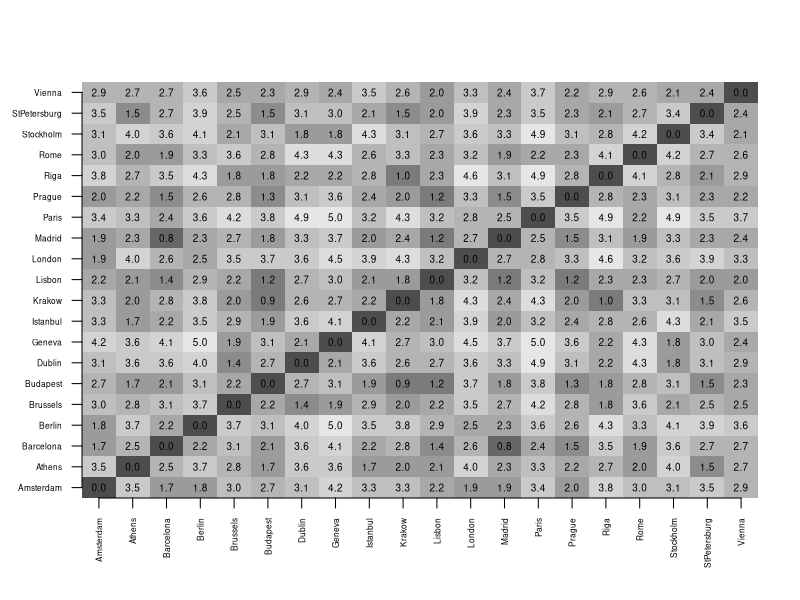
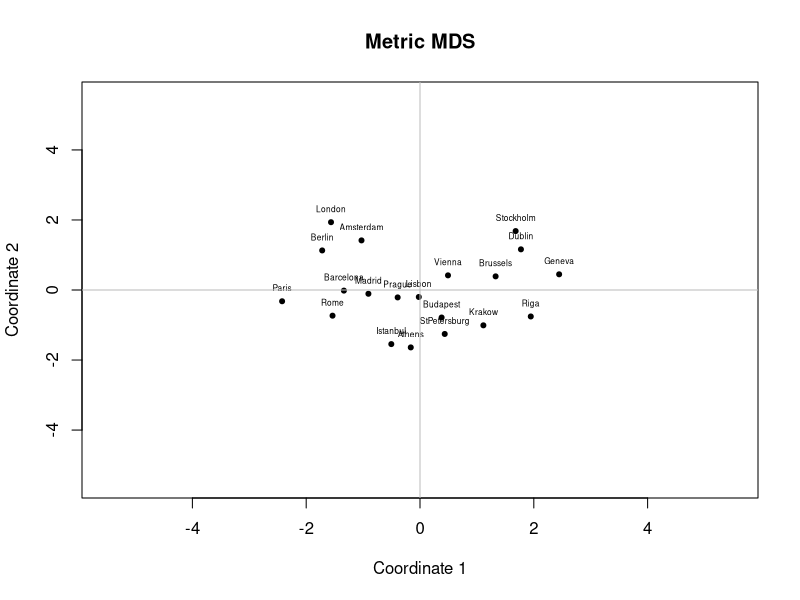
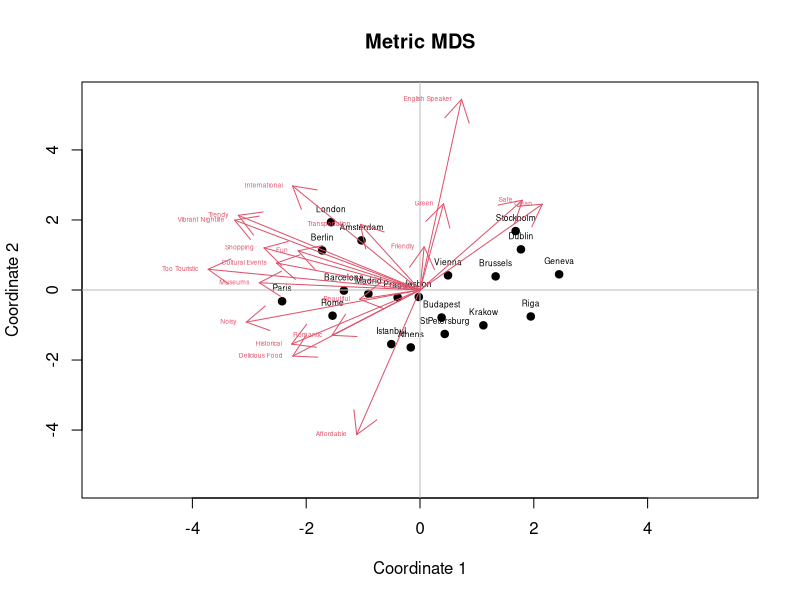
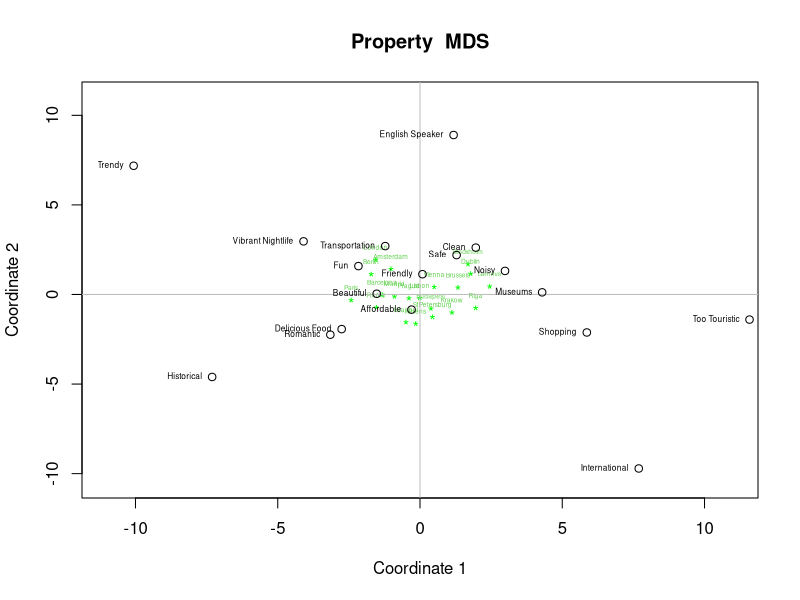
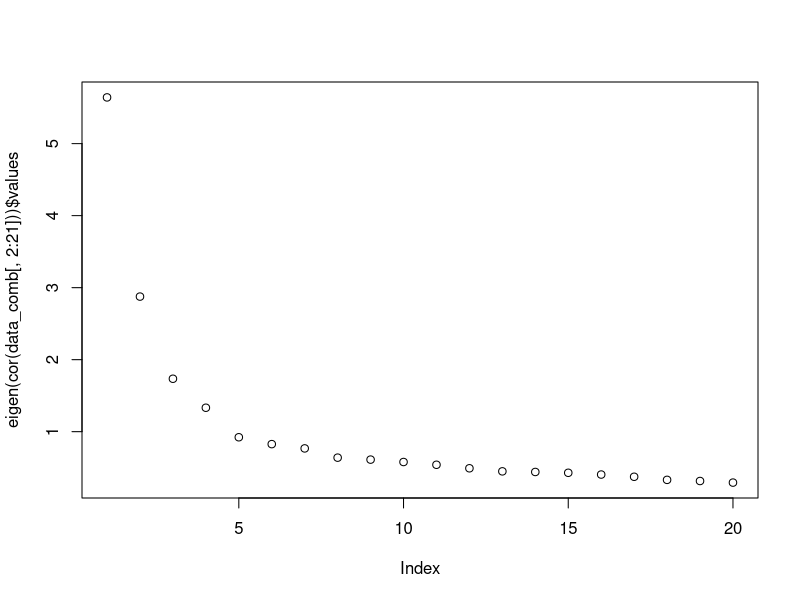
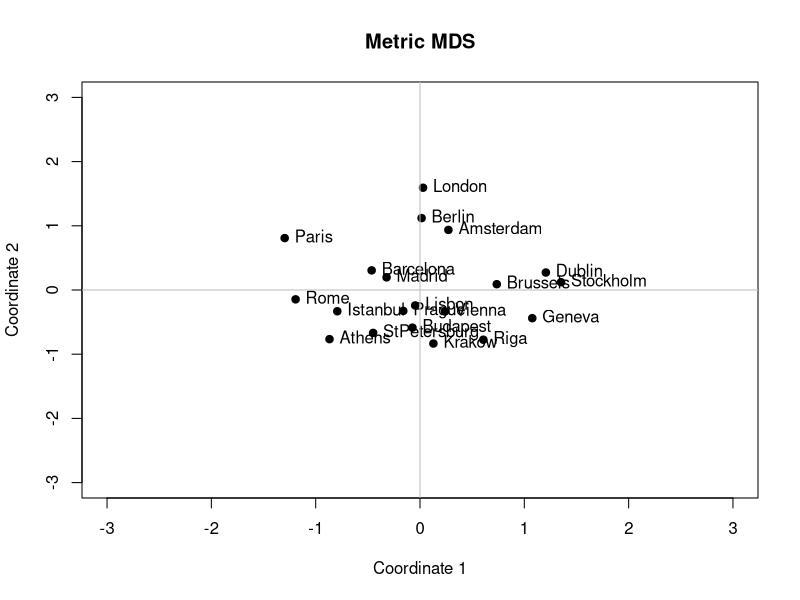
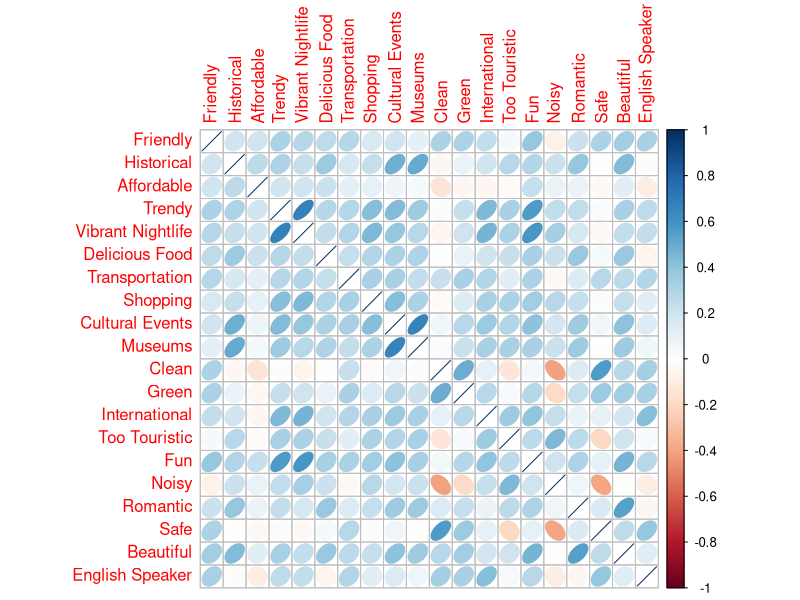
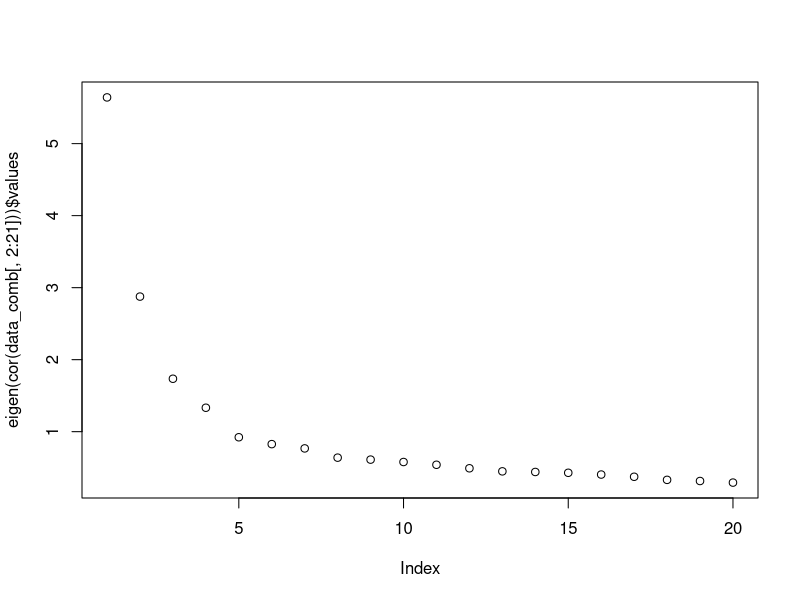

Generate these figures, in order, with R: (Note: this script raises an error after producing the figures.)
getwd()
setwd("~/Caci17")
data <- read.csv("QuestionaireData_CityTrips.csv")
head(data)
install.packages("R.utils")
install.packages("corrplot")
install.packages("GPArotation")
library(dplyr)
library(R.utils)
library(MASS)
library(psych)
library(corrplot)
library(GPArotation)

cities = c("Prague","Geneva","Paris","Stockholm","Brussels","London","Amsterdam",
           "Athens","Riga","Budapest","Dublin","Lisbon","Istanbul","Vienna","Rome","Barcelona",
           "Madrid","Berlin","Krakow","StPetersburg")
data_att <- data %>% dplyr:: select(Sample, ID, contains("Att"))
data_att

data_att$Sample <- as.factor(data_att$Sample)

prag <- data_att[data_att$Sample %in% c("1", "4", "5"), ]
prag <- prag %>% dplyr:: select(contains("Prague"))
prag <- cbind(City = "Prague", prag)
head(prag)

geneva <- data_att[data_att$Sample %in% c("1", "2", "3"), ]
geneva <- geneva %>% dplyr:: select(contains("Geneva"))
geneva <- cbind(City = "Geneva", geneva)
head(geneva)

paris <- data_att[data_att$Sample %in% c("1", "3", "4"), ]
paris <- paris %>% dplyr:: select(contains("Paris"))
paris <- cbind(City = "Paris", paris)
head(paris)

stockholm <- data_att[data_att$Sample %in% c("1", "2", "3"), ]
stockholm <- stockholm %>% dplyr:: select(contains("Stockholm"))
stockholm <- cbind(City = "Stockholm", stockholm)
head(stockholm)  

brussels <- data_att[data_att$Sample %in% c("1", "5", "6"), ]
brussels <- brussels %>% dplyr:: select(contains("Brussels"))
brussels <- cbind(City = "Brussels", brussels)
head(brussels)  

london <- data_att[data_att$Sample %in% c("1", "2", "3"), ]
london <- london %>% dplyr:: select(contains("London"))
london <- cbind(City = "London", london)
head(london) 

amsterdam <- data_att[data_att$Sample %in% c("2", "3", "8"), ]
amsterdam <- amsterdam %>% dplyr:: select(contains("Amsterdam"))
amsterdam <- cbind(City = "Amsterdam", amsterdam)
head(amsterdam) 

athens <- data_att[data_att$Sample %in% c("2", "3", "6"), ]
athens <- athens %>% dplyr:: select(contains("Athens"))
athens <- cbind(City = "Athens", athens)
head(athens) 

riga <- data_att[data_att$Sample %in% c("2", "4", "5"), ]
riga <- riga %>% dplyr:: select(contains("Riga"))
riga <- cbind(City = "Riga", riga)
head(riga)

budapest <- data_att[data_att$Sample %in% c("4", "9", "10"), ]
budapest <- budapest %>% dplyr:: select(contains("Budapest"))
budapest <- cbind(City = "Budapest", budapest)
head(budapest)

dublin <- data_att[data_att$Sample %in% c("4", "7", "10"), ]
dublin <- dublin %>% dplyr:: select(contains("Dublin"))
dublin <- cbind(City = "Dublin", dublin)
head(dublin)

lisbon <- data_att[data_att$Sample %in% c("4", "7", "9"), ]
lisbon <- lisbon %>% dplyr:: select(contains("Lisbon"))
lisbon <- cbind(City = "Lisbon", lisbon)
head(lisbon)

istanbul <- data_att[data_att$Sample %in% c("5", "8", "10"), ]
istanbul <- istanbul %>% dplyr:: select(contains("Istanbul"))
istanbul <- cbind(City = "Istanbul", istanbul)
head(istanbul)

vienna <- data_att[data_att$Sample %in% c("5", "8", "10"), ]
vienna <- vienna %>% dplyr:: select(contains("Vienna"))
vienna <- cbind(City = "Vienna", vienna)
head(vienna)

rome <- data_att[data_att$Sample %in% c("5", "7", "9"), ]
rome <- rome %>% dplyr:: select(contains("Rome"))
rome <- cbind(City = "Rome", rome)
head(rome)

barcelona <- data_att[data_att$Sample %in% c("6", "7", "10"), ]
barcelona <- barcelona %>% dplyr:: select(contains("Barcelona"))
barcelona <- cbind(City = "Barcelona", barcelona)
head(barcelona)

madrid <- data_att[data_att$Sample %in% c("6", "8", "9"), ]
madrid <- madrid %>% dplyr:: select(contains("Madrid"))
madrid <- cbind(City = "Madrid", madrid)
head(madrid)

berlin <- data_att[data_att$Sample %in% c("6", "7", "8"), ]
berlin <- berlin %>% dplyr:: select(contains("Berlin"))
berlin <- cbind(City = "Berlin", berlin)
head(berlin)

krakow <- data_att[data_att$Sample %in% c("6", "7", "9"), ]
krakow <- krakow %>% dplyr:: select(contains("Krakow"))
krakow <- cbind(City = "Krakow", krakow)
head(krakow)

st.petersburg <- data_att[data_att$Sample %in% c("8", "9", "10"), ]
st.petersburg <- st.petersburg %>% dplyr:: select(contains("StPetersburg"))
st.petersburg <- cbind(City = "StPetersburg", st.petersburg)
head(st.petersburg)

liste <- list(prag, geneva, paris, stockholm, amsterdam, st.petersburg, barcelona, budapest, brussels, berlin, 
              istanbul, athens, dublin, krakow, rome, london, riga, madrid, vienna, lisbon)

colnames <- sub('.*_', '', colnames(prag))
colnames  
colnames(prag) <- colnames
colnames(geneva) <- colnames
colnames(paris) <- colnames
colnames(stockholm) <- colnames
colnames(brussels) <- colnames
colnames(london) <- colnames
colnames(amsterdam) <- colnames
colnames(athens) <- colnames
colnames(riga) <- colnames
colnames(budapest) <- colnames
colnames(dublin) <- colnames
colnames(lisbon) <- colnames
colnames(istanbul) <- colnames
colnames(vienna) <- colnames
colnames(rome) <- colnames
colnames(barcelona) <- colnames
colnames(berlin) <- colnames
colnames(krakow) <- colnames
colnames(st.petersburg) <- colnames
colnames(madrid) <- colnames

data_comb <- rbind(prag, geneva, paris, stockholm, brussels, london, amsterdam, athens, riga, budapest,
                  dublin, lisbon, istanbul, vienna, rome, barcelona, berlin, krakow, st.petersburg, madrid) 

data_comb
colnames(data_comb) <- c("Group.1", "Friendly", "Historical", "Affordable", "Trendy", "Vibrant Nightlife", 
                        "Delicious Food", "Transportation", "Shopping", "Cultural Events", "Museums", 
                        "Clean", "Green", "International", "Too Touristic", "Fun", "Noisy", 
                        "Romantic", "Safe", "Beautiful", "English Speaker")


data_agg <-aggregate(data_comb[,-c(1)], by=list(data_comb$Group.1), mean, na.rm=TRUE)
data_agg
dist.df <- dist(data_agg[,-c(1)])
dist.df

dst <- data.matrix(dist.df)
dim <- ncol(dst)

# distance/similarity matrix grafik cizme
# Open a pdf file
# pdf("distanceMatrix.pdf") # bu kodu run ettikten sonra kapatmassan, grafik gozukmez R'de sadece dosyaya kaydeder
# eger grafigi gormek istiyosan bu kodu run etme!

# Create a plot
image(1:dim, 1:dim, dst, axes = FALSE, xlab="", ylab="", 
      col = gray.colors(12, start = 0.3, end = 0.9, gamma = 2.2, alpha = NULL))

axis(1, 1:dim, data_agg[1:20,1], cex.axis = 0.5, las=3)
axis(2, 1:dim, data_agg[1:20,1], cex.axis = 0.5, las=1)
text(expand.grid(1:dim, 1:dim), sprintf("%0.1f", dst), cex=0.6)

# Close the pdf file
# dev.off() 

?cmdscale

fit <- cmdscale(dist.df, k = 2) #izdusum
fit

x <- fit[,1]
y <- fit[,2]
#pdf("metrics_MDS.pdf")
plot(x, y, xlab = "Coordinate 1", ylab = "Coordinate 2", main = "Metric MDS", 
     pch = 20, ylim = c(-5.5, 5.5), xlim = c(-5.5, 5.5))
text(x, y, labels = data_agg$Group.1, cex = 0.5, pos = 3)
abline(h = 0, v = 0, col = "grey")
#dev.off()

summary(lm(data_agg[,2]~-1+fit))

print("asena")

# Property fitting
data_agg$x <- x
data_agg$y <- y
data_agg


head(data_agg)

profit <- lm(cbind(Friendly, Historical, Affordable, Trendy, `Vibrant Nightlife`, 
                   `Delicious Food`, Transportation, Shopping, `Cultural Events`, Museums, 
                   Clean, Green, International, `Too Touristic`, Fun, Noisy, 
                   Romantic, Safe, Beautiful, `English Speaker`)
             ~ -1 +  x + y, data = data_agg)
summary(profit)
coef(profit)
str(profit)

#pdf("Property_Fitting_xy.pdf")
plot(x, y, xlab = "Coordinate 1", ylab = "Coordinate 2", main = "Metric MDS", 
     pch = 19, ylim = c(-5.5, 5.5), xlim = c(-5.5, 5.5))
text(x, y, labels = data_agg$Group.1, cex = 0.5, pos = 3)
abline(h = 0, v = 0, col = "grey")
arrows(x0 = c(0, 0, 0), y0 = c(0, 0, 0), 
       x1 = coef(profit)[1, ]*10, y1 = coef(profit)[2, ]*10, col = 2, lwd = 1)
text(t(coef(profit)*10), colnames(coef(profit)*10), cex=0.4, col = 2, pos = c(2,2))
#dev.off()

#Property Fitting with ideal points
data_agg$q <- x*x+y*y

profit_q <- lm(cbind(Friendly, Historical, Affordable, Trendy, `Vibrant Nightlife`, 
                   `Delicious Food`, Transportation, Shopping, `Cultural Events`, Museums, 
                   Clean, Green, International, `Too Touristic`, Fun, Noisy, 
                   Romantic, Safe, Beautiful, `English Speaker`)
             ~ 1 +  x + y + q, data = data_agg)
summary(profit_q)

coef<-coef(profit_q)
coef
coef[2,]<-coef[2,]/(-2*coef[4,])
coef[3,]<-coef[3,]/(-2*coef[4,])

# pdf("Property_Fitting_xy_q.pdf")
plot(x, y, xlab = "Coordinate 1", ylab = "Coordinate 2", main = "Property  MDS", 
     pch = "*", ylim = c(-10.5, 11), xlim = c(-11, 11), col = "green")
text(x, y, labels = data_agg$Group.1, cex = 0.4, pos = 3, col = 3)
abline(h = 0, v = 0, col = "grey")
points(x = coef[2, ], y = coef[3, ], col = 1)
text(x= coef[2, ], y = coef[3, ], labels = colnames(coef), cex = 0.5, pos = 2,col=1)
# dev.off()

### PCA'ye gecmeden property fittingde yapmadiklarimiz var.

#PCA disaggregated dosyasindan
#PCA
data_comb <- na.omit(data_comb)
eigen(cor(data_comb[,2:21]))$values
plot(eigen(cor(data_comb[,2:21]))$values)
data_comb
a.pca<-principal(data_comb[,2:21],nfactors=4, rotate ="varimax")
a.pca
head(a.pca$scores)
head(data_comb)
aggregate(a.pca$scores, by=list(data_comb$Group.1), mean, na.rm=TRUE) # compute aggregate component score for cities
t(a.pca$scores)%*%a.pca$scores/(nrow(data_comb[,2:21])-1) # show that factors are uncorrelated

# factor analysis
#### finding the optimal number of factors
pdf("Parallel_Analysis_Scree_Plots.pdf")
parallel <- fa.parallel(data_comb[,2:21], fm = 'minres', fa = 'fa')
parallel
dev.off()
# bu obsolete a.fa<-fa(data_comb[,2:21],nfactors = 6,rotate = "oblimin",fm="minres")
a.fa<-fa(data_comb[,2:21],method=mle,scores='tenBerge',
         nfactors=6, rotate ="varimax")
a.fa
print(a.fa$loadings,cutoff = 0.34 )
#capture.output(print(a.fa$loadings,cutoff = 0.281 ), file = "FAComponents_Cutoff.txt")

t(a.fa$scores)%*%a.fa$scores/(nrow(data_comb[,2:21])-1) # show that factors are uncorrelated
#capture.output(print(t(a.fa$scores)%*%a.fa$scores/(nrow(data_comb[,2:21])-1)), file = "t_scores_factor.txt")

hscores<-aggregate(a.fa$scores, by=list(data_comb$Group.1),mean, na.rm=TRUE)
hscores

dist.factor <- dist(hscores[,-c(1)])
dist.factor

fit.factor <- cmdscale(dist.factor, k = 2) #izdusum
fit.factor

x.factor <- fit.factor[,1]
y.factor <- fit.factor[,2]

plot(x.factor, y.factor, xlab = "Coordinate 1", ylab = "Coordinate 2", main = "Metric MDS", 
     pch = 19, ylim = c(-3, 3), xlim = c(-3, 3))
text(x.factor, y.factor, labels = hscores[,1], cex = 1, pos = 4)
abline(h = 0, v = 0, col = "grey")

hscores$x.factor <- x.factor
hscores$y.factor <- y.factor
hscores

profit.factor <- lm(cbind(MR1, MR2, MR3,
                          MR4, MR5, MR6)
             ~ -1 +  x.factor + y.factor, data = hscores)
summary(profit.factor)
coef(profit.factor)
str(profit.factor)

pdf("Factor Analysis_xy.pdf")
plot(x.factor, y.factor, xlab = "Coordinate 1", ylab = "Coordinate 2", main = "Metric MDS", 
     pch = ".", ylim = c(-4, 4), xlim = c(-4, 4))
text(x.factor, y.factor, labels = hscores$Group.1, cex = 0.5, pos = 3)
abline(h = 0, v = 0, col = "grey")
arrows(x0 = c(0, 0, 0), y0 = c(0, 0, 0), 
       x1 = coef(profit.factor)[1, ]*5, y1 = coef(profit.factor)[2, ]*5, col = 2, lwd = 1)
text(t(coef(profit.factor)*5), colnames(coef(profit.factor)*5), cex=0.4, col = 2, pos = c(3,2))
dev.off()

# Factor Analysis bitti.


#Di??er doasyadan (TV stations vard??)

corrplot(corr=cor(data_comb[,2:21], use ="complete.obs"), method ="ellipse")
eigen(cor(data_comb[,2:21]))$values
plot(eigen(cor(data_comb[,2:21]))$values)

# START: Princial component analysis with singular value decomposition, no rotation
a.svd<-svd(cor(data_comb[,2:21]))
a.svd
d<-diag(a.svd$d)
d
a<-a.svd$u[,1:3]%*%sqrt(d[1:3,1:3])
a

a.svd$u[,1:3]%*%d[1:3,1:3]%*%t(a.svd$u[,1:3]) # Recomputed correlation based on first 3 principal components
cor(data_comb[,2:21])
diag(t(a.svd$u)%*%a.svd$u%*%d%*%t(a.svd$u)%*%a.svd$u)


# START: Princial component analysis with r-function prcomp, no rotation
data.scale<-apply(data_comb[,2:21],2,scale)
pr<-prcomp(data.scale)
?prcomp
pr
str(pr)
t(pr$sdev*t(pr$rotation)) # labeled as rotated but it is not rotated
# START: Princial component analysis with r-function prcomp, no rotation

# PCA and Factor analysis with easy to do R-FUNCTIONS
library(psych)
a.pca<-principal(data_comb[,2:21],nfactors=3, rotate ="none")
str(a.pca)
a.pca
a.pca<-principal(data_comb[,2:21],nfactors=3, rotate ="varimax")
a.pca
head(a.pca$score)
nrow(a.pca$score)
t(a.pca$scores)%*%a.pca$scores/(nrow(data_comb[,2:21])-1) # demonstrate that the principal components are uncorrelated after rotation
aggregate(a.pca$scores, by=list(data_comb$Group.1),mean, na.rm=TRUE)

summary(lm( Friendly ~ Historical+ Affordable+ Trendy+ VibrantNightlife+ 
                   `Delicious Food`+ Transportation+ Shopping+ `Cultural Events`+ Museums+ 
                   Clean+ Green+ International + `Too Touristic`+ Fun+ Noisy+ 
                   Romantic+ Safe+ Beautiful+ `English Speaker`, data=data_comb))

# factor analysis
?fa
a.fa<-fa(data_comb[,2:21],method=ml, SMC=TRUE, scores='regression',nfactors=3, rotate ="varimax")
a.fa<-fa(data_comb[,2:21],nfactors=3,rotate='varimax') # default setting
a.fa


# calculate factor score for objects
str(a.pca)
a.pca$scores
aggregate(a.fa$scores, by=list(data_comb$Group.1),mean, na.rm=TRUE)

# demonstrate that the factors after rotation are uncorrelated
a.fa.rot <-fa(data_comb[,2:21], scores='tenBerge',SMC=TRUE, fm='pa', nfactors =3,rotate ="varimax")
a.fa.rot
t(a.fa.rot$scores)%*%a.fa.rot$scores/(nrow(data_comb[,2:21])-1)
a.fa.rot$rot.mat
t(a.fa.rot$rot.mat)%*%a.fa.rot$rot.mat
?fa

# Oblique rotation
library(GPArotation)

a.fa.oblique<-fa(data_comb[,2:21],nfactors=3, scores='tenBerge', rotate ="oblimin")
a.fa.oblique
a.fa.oblique$Structure # correlation between variables and factors
a.fa.oblique$loadings # pattern (association) between variables and factors

cor(data_comb[,2:21])
a.fa$Structure
a.fa$Structure%*%t(a.fa$Structure)
a.fa$loadings%*%t(a.fa$loadings)
t(a.fa$scores)%*%a.fa$scores/nrow(data_comb[,2:21]-1)

a.pca.oblirot <-principal(data_comb[,2:21], nfactors =3,rotate ="oblimin")
a.pca.oblirot
a.pca.oblirot$loadings
a.pca.oblirot$Structure
a.z <- apply(data_comb[,2:21],2,scale)
str(a.z)
t(a.z)%*%a.z/(nrow(data_comb[,2:21])-1)

pattern<-solve(t(a.pca.oblirot$scores)%*%a.pca.oblirot$scores/(nrow(data_comb[,2:21])-1))%*%t(a.pca.oblirot$scores)%*%a.z/(nrow(data_comb[,2:21])-1)
structure<-t(a.pca.oblirot$scores)%*%a.pca.oblirot$scores%*%pattern/(nrow(data_comb[,2:21])-1)
structure
pattern
t(a.pca.oblirot$loadings)
t(a.pca.oblirot$Structure)
t(a.pca.oblirot$scores)%*%a.pca.oblirot$scores/(nrow(data_comb[,2:21])-1)



#### burda bitirdik

# START: Principal Component Analysis of aggregated data with SVD, no rotation 
attribute.agg.svd<-svd(cor(attribute.agg.eval.df[,2:15]))
l<-attribute.agg.svd$u*(sqrt(attribute.agg.svd$d))
l
attribute.agg.svd$d
attribute.agg.svd$u
attribute.agg.svd$u*t(sqrt(attribute.agg.svd$d))%x%matrix(1,nrow=14,ncol=1)
# END: Principal Component Analysis of aggregated data with SVD, no rotation 

eigen(cor(attribute.agg.eval.df[,2:15]))$values


a.pca<-principal(attribute.agg.eval.df[,2:15],nfactors=2, rotate ="varimax")
a.pca
head(attribute.agg.eval.df)
aggregate(a.pca$scores, by=list(attribute.agg.eval.df$Group.1),mean, na.rm=TRUE)
a.pca$scores

r1<-qr(cor(attribute.agg.eval.df[,2:15]))
r2<-qr(cor(attribute.eval.df[,3:16]))
r1$rank
r2$rank
